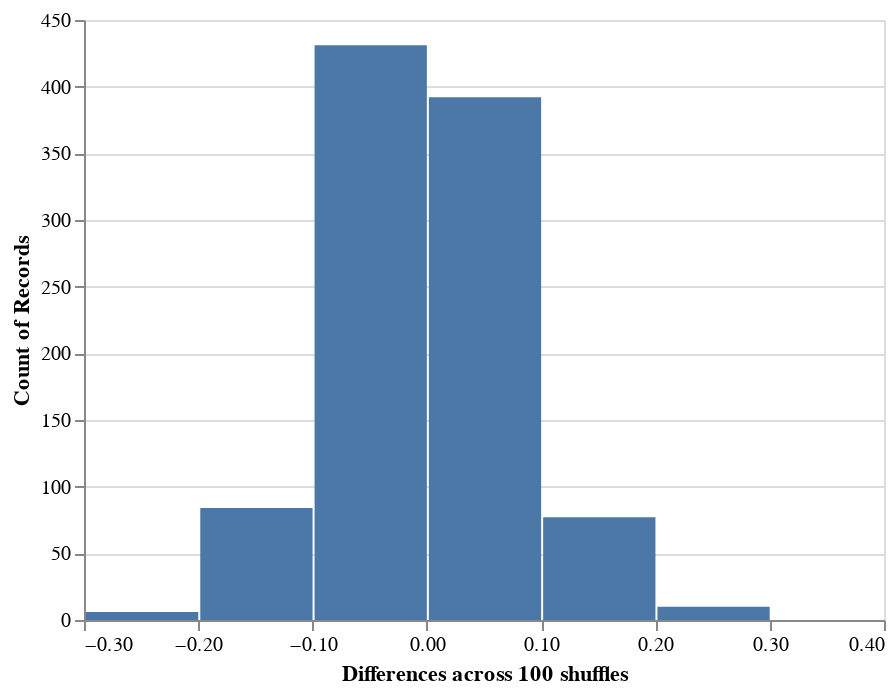

Source (notebook cell):
### Code cell
alt.Chart(df_random).mark_bar().encode(
    alt.X('p_diff:Q', bin=True, title='Differences across 100 shuffles'),
    alt.Y('count()')
).properties(height=300, width=400)

### Figure 1 — Vega-Lite specification as saved in the notebook (floating-point values rounded to 4 significant figures; data arrays with more than 128 entries replaced by an {"elided": "..."} marker saying what was removed)
{"config": {"view": {"continuousWidth": 400, "continuousHeight": 300}}, "data": {"name": "data-741f887dc031521a4ef32ad1f84b13da"}, "mark": "bar", "encoding": {"x": {"bin": true, "field": "p_diff", "title": "Differences across 100 shuffles", "type": "quantitative"}, "y": {"aggregate": "count", "type": "quantitative"}}, "height": 300, "width": 400, "$schema": "https://vega.github.io/schema/vega-lite/v4.17.0.json", "datasets": {"data-741f887dc031521a4ef32ad1f84b13da": {"elided": "1000 records"}}}
